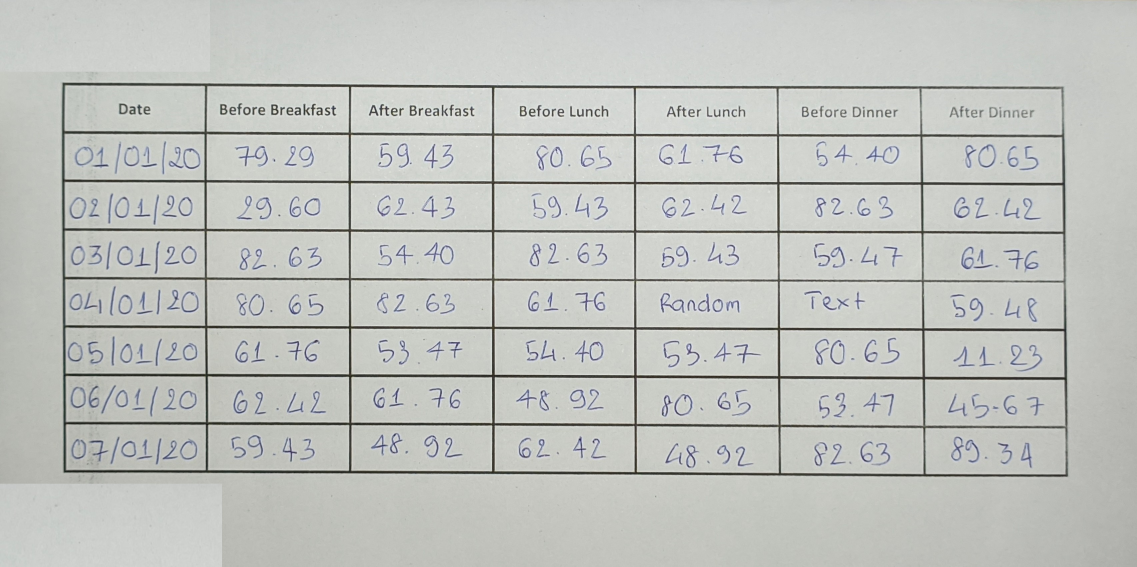
#> input picture input/example1.jpg, 3411 x 1700 px, found by its file name (shown at 1/3 size)
$ python extract_tabular.py
#> lines starting #> are read from the running program, lines starting #| are printed output that depends on the picture; after the words box and inside, x2 and y2 are one past the last pixel; in counts of white or black regions, pixels touching at a corner belong together
#Loading all required libraries
from cv2 import cv2
import numpy as np
import pandas as pd
import pytesseract
import statistics

# config and variables
source = 'input/example1.jpg' # <---------- change input here
pytesseract.pytesseract.tesseract_cmd = r'C:/Program Files/Tesseract-OCR/tesseract.exe'

# function to sort contours by its x-axis (top to bottom)
def sort_contours(cnts, method="left-to-right"):
	# initialize the reverse flag and sort index
	reverse = False
	i = 0

	# handle if we need to sort in reverse
	if method == "right-to-left" or method == "bottom-to-top":
		reverse = True

	# handle if we are sorting against the y-coordinate rather than the x-coordinate of the bounding box
	if method == "top-to-bottom" or method == "bottom-to-top":
		i = 1

	# construct the list of bounding boxes and sort them from top to bottom
	boundingBoxes = [cv2.boundingRect(c) for c in cnts]
	(cnts, boundingBoxes) = zip(*sorted(zip(cnts, boundingBoxes), key=lambda b:b[1][i], reverse=reverse))

	# return the list of sorted contours and bounding boxes
	return (cnts, boundingBoxes)

def main(input):
    # loading image form directory
#> called with input = 'input/example1.jpg'
    img_original = cv2.imread(input,cv2.IMREAD_GRAYSCALE)
    img_original.shape

    # for adding border to an image
    cv2.resize(img_original, None, fx=2, fy=2, interpolation=cv2.INTER_CUBIC)
    img_initial= cv2.copyMakeBorder(img_original,50,50,50,50,cv2.BORDER_CONSTANT,value=[255,255])
    cv2.imwrite('output/steps/init.png',img_initial)

    # Thresholding the image
    img_original = cv2.GaussianBlur(img_original,(5,5),0)
    (thresh, img_thresholded) = cv2.threshold(img_initial, 128, 255, cv2.THRESH_BINARY | cv2.THRESH_OTSU)
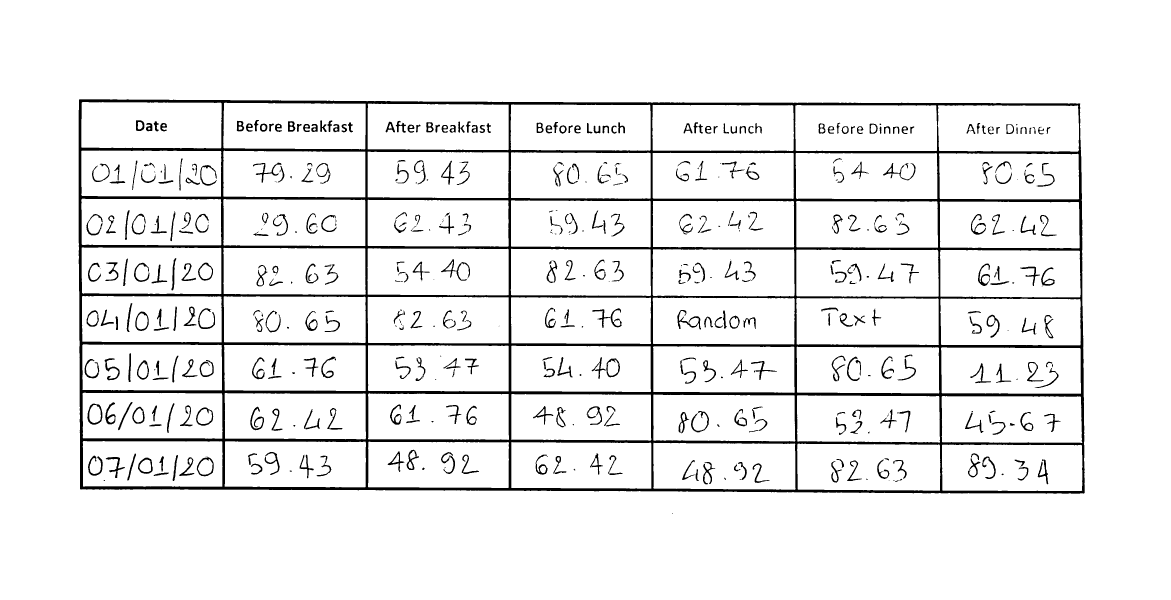
#> img_thresholded: shape (1800, 3511) (shown at 1/3 size); 93.6% white; 547 black regions (113 under 20 px), largest, box (x1, y1, x2, y2) and area: (236, 298, 3254, 1481) 268577, (1777, 925, 1865, 984) 1053, (1323, 777, 1410, 842) 972
#> thresh = 147
    cv2.resize(img_thresholded, None, fx=2, fy=2, interpolation=cv2.INTER_CUBIC)
    cv2.imwrite('output/steps/1.png',img_thresholded)

    # to flip image pixel values
    img_thresholded_inverted = 255-img_thresholded
    cv2.resize(img_thresholded_inverted, None, fx=2, fy=2, interpolation=cv2.INTER_CUBIC)
    cv2.imwrite('output/steps/2.png',img_thresholded_inverted)

    # initialize kernels for table boundaries detections
    if(img_thresholded_inverted.shape[0]<1000):
        ver = np.array([[1],
                [1],
                [1],
                [1],
                [1],
                [1],
                [1]])
        hor = np.array([[1,1,1,1,1,1]])

    else:
        ver = np.array([[1],
                [1],
                [1],
                [1],
                [1],
                [1],
                [1],
                [1],
                [1],
                [1],
                [1],
                [1],
                [1],
                [1],
                [1],
                [1],
                [1],
                [1],
                [1]])
        hor = np.array([[1,1,1,1,1,1,1,1,1,1,1,1,1,1,1]])

    # to detect vertical lines of table borders
    img_ver = cv2.erode(img_thresholded_inverted, ver, iterations=5)
    ver_lines_img = cv2.dilate(img_ver, ver, iterations=5)
    cv2.resize(ver_lines_img, None, fx=2, fy=2, interpolation=cv2.INTER_CUBIC)
    cv2.imwrite('output/steps/3.png',ver_lines_img)

    # to detect horizontal lines of table borders
    img_hor = cv2.erode(img_thresholded_inverted, hor, iterations=5)
    hor_lines_img = cv2.dilate(img_hor, hor, iterations=5)
    cv2.resize(hor_lines_img, None, fx=2, fy=2, interpolation=cv2.INTER_CUBIC)
    cv2.imwrite('output/steps/4.png',hor_lines_img)


    # [12 lines of commented-out code are left out]
    alpha = 0.5
    beta = 1.0 - alpha
    kernel = cv2.getStructuringElement(cv2.MORPH_RECT, (3, 3))
    # This function helps to add two image with specific weight parameter to get a third image as summation of two image.
    hor_ver = cv2.addWeighted(ver_lines_img, alpha, hor_lines_img, beta, 0.0)
    hor_ver = cv2.erode(~hor_ver, kernel, iterations=2)
    (thresh, hor_ver) = cv2.threshold(hor_ver, 128,255, cv2.THRESH_BINARY | cv2.THRESH_OTSU)
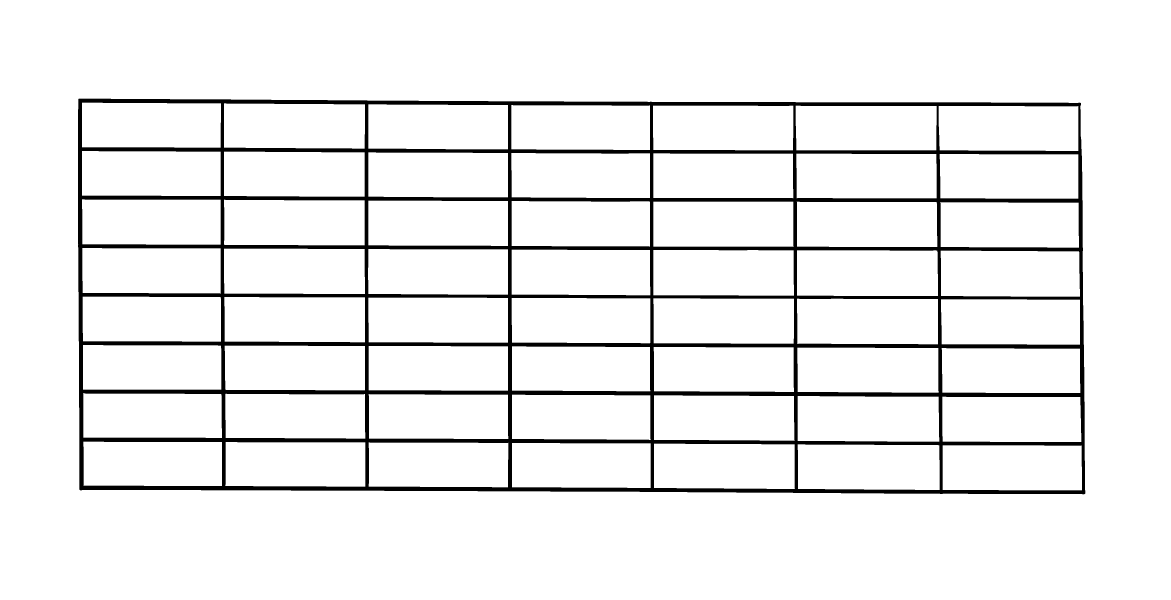
#> hor_ver: shape (1800, 3511) (shown at 1/3 size); 93.7% white; 1 black region, box (x1, y1, x2, y2) and area: (234, 296, 3256, 1483) 397851
#> thresh = 127
    cv2.imwrite('output/steps/6.png',hor_ver)

    # subtracting table borders from image
    borders_subtracted = cv2.subtract(img_thresholded_inverted,hor_ver)
    cv2.resize(borders_subtracted, None, fx=2, fy=2, interpolation=cv2.INTER_CUBIC)
    cv2.imwrite('output/steps/7.png',borders_subtracted)
    borders_subtracted = 255 - borders_subtracted
    cv2.resize(borders_subtracted, None, fx=2, fy=2, interpolation=cv2.INTER_CUBIC)
    cv2.imwrite('output/steps/8.png',borders_subtracted)


    #Doing xor operation for erasing table boundaries
    img_borders_removed_inverted = cv2.bitwise_xor(img_thresholded,borders_subtracted)
    cv2.resize(img_borders_removed_inverted, None, fx=2, fy=2, interpolation=cv2.INTER_CUBIC)
    cv2.imwrite('output/steps/9.png',img_borders_removed_inverted)
    img_borders_removed = cv2.bitwise_not(img_borders_removed_inverted)
    cv2.resize(img_borders_removed, None, fx=2, fy=2, interpolation=cv2.INTER_CUBIC)
    cv2.imwrite('output/steps/10.png',img_borders_removed)
    img_borders_removed_1=img_borders_removed.copy()
    cv2.resize(img_borders_removed_1, None, fx=2, fy=2, interpolation=cv2.INTER_CUBIC)

    #kernel initialization
    ver1 = np.array([[1,1],
                [1,1],
                [1,1],
                [1,1],
                [1,1],
                [1,1],
                [1,1],
                [1,1],
                [1,1]])
    hor1 = np.array([[1,1,1,1,1,1,1,1,1,1],
                [1,1,1,1,1,1,1,1,1,1]])

    #morphological operation
    temp1 = cv2.erode(img_borders_removed_1, ver1, iterations=1)
    ver_lines_img1 = cv2.dilate(temp1, ver1, iterations=1)
    cv2.resize(ver_lines_img1, None, fx=2, fy=2, interpolation=cv2.INTER_CUBIC)
    cv2.imwrite('output/steps/11.png',ver_lines_img1)

    temp2 = cv2.erode(img_borders_removed_1, hor1, iterations=1)
    hor_lines_img2 = cv2.dilate(temp2, hor1, iterations=1)
    cv2.resize(hor_lines_img2, None, fx=2, fy=2, interpolation=cv2.INTER_CUBIC)
    cv2.imwrite('output/steps/12.png',hor_lines_img2)

    # doing or operation for detecting only text part and removing rest all
    hor_ver = cv2.add(hor_lines_img2,ver_lines_img1)
    cv2.resize(hor_ver, None, fx=2, fy=2, interpolation=cv2.INTER_CUBIC)
    cv2.imwrite('output/steps/13.png',hor_ver)

    dim1 = (hor_ver.shape[1],hor_ver.shape[0])
    dim = (hor_ver.shape[1]*2,hor_ver.shape[0]*2)

    # resizing image to its double size to increase the text size
    resized = cv2.resize(hor_ver, dim, interpolation = cv2.INTER_AREA)

    #bitwise not operation for fliping the pixel values so as to apply morphological operation such as dilation and erode
    want = cv2.bitwise_not(resized)
    cv2.resize(want, None, fx=2, fy=2, interpolation=cv2.INTER_CUBIC)
    cv2.imwrite('output/steps/14.png',want)


    if(want.shape[0]<1000):
        kernel1 = np.array([[1,1,1]])
        kernel2 = np.array([[1],
                            [1],
                            [1]])
    else:
        kernel1 = np.array([[1,1,1,1,1,1]])
        kernel2 = np.array([[1],
                            [1],
                            [1],
                            [1],
                            [1],
                            [1]])

    img_borders_removed_1 = cv2.dilate(want,kernel1,iterations=27) # iterations need to be change depending on the picture
    img_borders_removed_1 = cv2.dilate(img_borders_removed_1,kernel2,iterations=0) # iterations need to be change depending on the picture
    cv2.resize(img_borders_removed_1, None, fx=2, fy=2, interpolation=cv2.INTER_CUBIC)

    # getting image back to its original size
    resized1 = cv2.resize(img_borders_removed_1, dim1, interpolation = cv2.INTER_AREA)
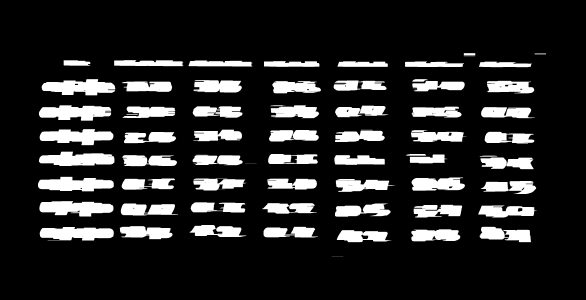
#> resized1: shape (1800, 3511) (shown at 1/6 size); min 0, max 255, mean 38.8
    cv2.imwrite('output/steps/15.png',resized1)

    # Find contours for image, which will detect all the boxes
    contours1, hierarchy1 = cv2.findContours(resized1, cv2.RETR_TREE, cv2.CHAIN_APPROX_SIMPLE)
#> contours1 = 125 contours, 23 with area under 20; largest, box (x1, y1, x2, y2) and area: (250, 475, 692, 572) 29452, (236, 1207, 682, 1299) 29327, (233, 632, 668, 724) 28734, (228, 1061, 683, 1148) 28565, (234, 910, 687, 996) 28416

    #sorting contours by calling fuction
    (cnts, boundingBoxes) = sort_contours(contours1, method="top-to-bottom")
#> in sort_contours, `boundingBoxes = [cv2.boundingRect(c) for c in cnts]`: boundingBoxes = 125 items, first 6: (1990, 1540, 70, 1), (2020, 1381, 330, 72), (2167, 1407, 43, 28), (2468, 1376, 294, 72), (2592, 1414, 35, 24), (591, 1369, 69, 1)
#> in sort_contours, `(cnts, boundingBoxes) = zip(*sorted(zip(cnts, boundingBoxes), key=lamb..`: cnts has the same summary as contours1 in main; boundingBoxes = 125 items, first 6: (3208, 319, 69, 1), (2783, 319, 69, 14), (3208, 322, 69, 4), (2783, 336, 69, 1), (684, 361, 417, 36), (382, 362, 161, 32)
#> cnts has the same summary as contours1

    #storing value of all bouding box height
    heightlist=[]
    for i in range(len(boundingBoxes)):
        heightlist.append(boundingBoxes[i][3])
#> this loop made 125 passes
#> after the loop, heightlist = 125 values, max 97 at index 13, min 1 at index 0, mean 35.19
    #sorting height values
    heightlist.sort()
    sportion = int(.5*len(heightlist))
#> sportion = 62
    eportion = int(0.05*len(heightlist))
#> eportion = 6
    #taking 50% to 95% values of heights and calculate their mean
    #this will neglect small bounding box which are basically noise
    try:
        medianheight = statistics.mean(heightlist[-sportion:-eportion])
#> medianheight = 61.27
    except:
        medianheight = statistics.mean(heightlist[-sportion:-2])
    #keeping bounding box which are having height more then 70% of the mean height and deleting all those value where ratio of width to height is less then 0.9
    box =[]
    img_temp = img_borders_removed.copy()
    for i in range(len(cnts)):
        cnt = cnts[i]
        x,y,w,h = cv2.boundingRect(cnt)
        if(h>=.5*medianheight and w/h > 0.9):
            image = cv2.rectangle(img_temp,(x+4,y-2),(x+w-5,y+h),(0,255,0),1)
            box.append([x,y,w,h])
#> this loop made 125 passes
#> (x, y, w, h) on passes 5 to 8: (684, 361, 417, 36), (382, 362, 161, 32), (1131, 363, 384, 36), (1584, 367, 333, 34)
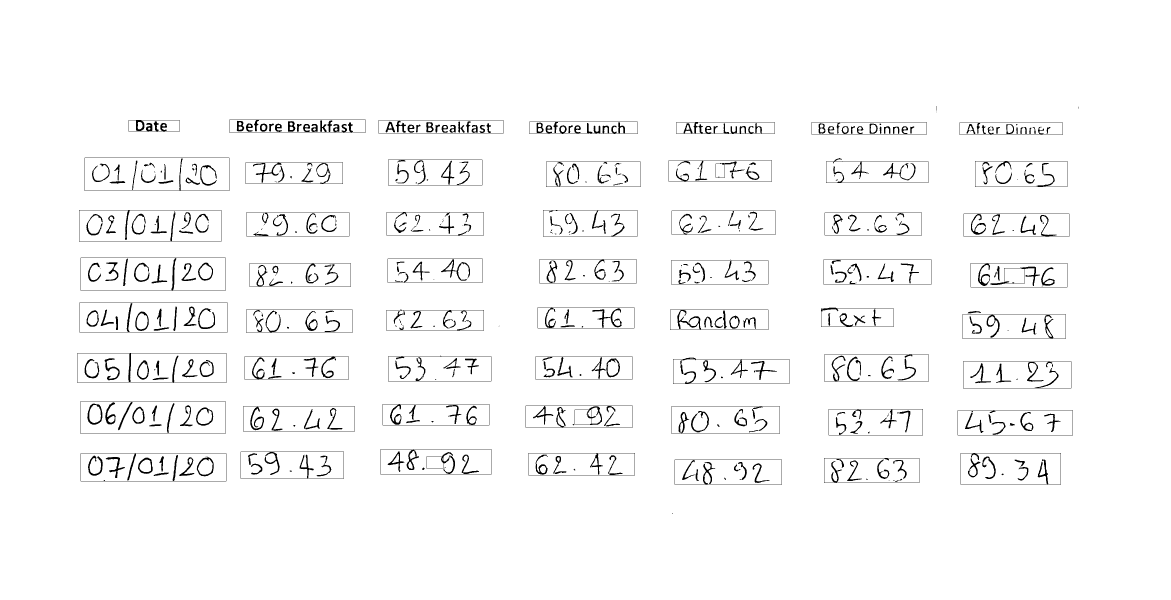
#> img_temp: shape (1800, 3511) (shown at 1/3 size); 97.2% white; 463 black regions (107 under 20 px), largest, box (x1, y1, x2, y2) and area: (1141, 1348, 1475, 1423) 2874, (1613, 922, 1903, 985) 2317, (2029, 366, 2324, 402) 2215
#> after the loop, box = 60 items, first 6: [684, 361, 417, 36], [382, 362, 161, 32], [1131, 363, 384, 36], [1584, 367, 333, 34], [2025, 368, 303, 33], [2430, 369, 355, 33]
        # to show image
    cv2.resize(image, None, fx=2, fy=2, interpolation=cv2.INTER_CUBIC)
    cv2.imwrite('output/steps/final.png',image)

    #rearranging all the bounding boxes horizontal wise where every box fall on same horizontal line
    main=[]
    j=0
    l=[]
    for i in range(len(box)):
        if(i==0):
            l.append(box[i])
            last=box[i]
        else:
            if(box[i][1]<=last[1]+medianheight/2):
                l.append(box[i])
                last=box[i]
                if(i==len(box)-1):
                    main.append(l)
            else:
                # print(l)
                main.append(l)
                l=[]
                last = box[i]
                l.append(box[i])
#> this loop made 60 passes
#> after the loop, main = 8 items
    #calculating maximum number of box in a particular row
    maxsize=0
    for i in range(len(main)):
        l=len(main[i])
        if(maxsize<=l):
            maxsize=l
#> this loop made 8 passes
#> l on passes 1, 2, 4, 7: 7, 8, 8, 8
#> after the loop, maxsize = 8
    ylist=[]
    for i in range(len(boundingBoxes)):
        ylist.append(boundingBoxes[i][0])
#> after the loop, ylist = 125 values, max 3208 at index 0, min 228 at index 79, mean 1799.3
    ymax = max(ylist)
#> ymax = 3208
    ymin = min(ylist)
#> ymin = 228
    ymaxwidth=0
    for i in range(len(boundingBoxes)):
        if(boundingBoxes[i][0]==ymax):
            ymaxwidth=boundingBoxes[i][2]
#> this loop made 125 passes
#> ymaxwidth on passes 1, 3: 69, 69
    TotWidth = ymax+ymaxwidth-ymin
#> TotWidth = 3049
    width = []
    widthsum=0
    for i in range(len(main)):
        for j in range(len(main[i])):
            widthsum = main[i][j][2]+widthsum

        # print(" Row ",i,"total width",widthsum)
        width.append(widthsum)
        widthsum=0
#> this loop made 8 passes
#> after the loop, width = [2272, 2279, 2287, 2351, 2228, 2404, 2484, 2425]
    #removing all the lines which are not the part of the table
    main1=[]
    flag=0
    for i in range(len(main)):
        if(i==0):
            if(width[i]>=(.8*TotWidth) and len(main[i])==1 or width[i]>=(.8*TotWidth) and width[i+1]>=(.8*TotWidth) or len(main[i])==1):
                flag = 1
        else:
            if(len(main[i])==1 and width[i-1]>=.8*TotWidth):
                flag=1

            elif(width[i]>=(.8*TotWidth) and len(main[i])==1):
                flag=1

            elif(len(main[i-1])==1 and len(main[i])==1 and (width[i]>=(.7*TotWidth) or width[i-1]>=(.8*TotWidth))):
                flag=1


        if(flag==1):
            pass
        else:
            main1.append(main[i])

        flag=0
#> after the loop, main1 = 8 items
    maxsize1=0
    for i in range(len(main1)):
        l=len(main1[i])
        if(maxsize1<=l):
            maxsize1=l
#> this loop made 8 passes
#> after the loop, maxsize1 = 8
    #calculating the values of the mid points of the columns
    midpoint=[]
    for i in range(len(main1)):
        if(len(main1[i])==maxsize1):
            # print(main1[i])
            for j in range(maxsize1):
                midpoint.append(int(main1[i][j][0]+main1[i][j][2]/2))
            break
#> this loop made 2 passes
#> after the loop, midpoint = [471, 1305, 2161, 3063, 2631, 1780, 883, 2161]
    midpoint=np.array(midpoint)
    midpoint.sort()
    final = [[]*maxsize1]*len(main1)
#> final = [[], [], [], [], [], [], [], []]

    #sorting the boxes left to right
    for i in range(len(main1)):
        for j in range(len(main1[i])):
            min_idx = j
            for k in range(j+1,len(main1[i])):
                if(main1[i][min_idx][0]>main1[i][k][0]):
                    min_idx = k

            main1[i][j], main1[i][min_idx] = main1[i][min_idx],main1[i][j]#sorting the boxes left to right
    for i in range(len(main1)):
        for j in range(len(main1[i])):
            min_idx = j
            for k in range(j+1,len(main1[i])):
                if(main1[i][min_idx][0]>main1[i][k][0]):
                    min_idx = k

            main1[i][j], main1[i][min_idx] = main1[i][min_idx],main1[i][j]

    #storing the boxes in their respective columns based upon their distances from mid points
    finallist = []
    for i in range(len(main1)):
        lis=[ [] for k in range(maxsize1)]
        for j in range(len(main1[i])):
            # diff=np.zeros[maxsize]
            diff = abs(midpoint-(main1[i][j][0]+main1[i][j][2]/4))
            minvalue = min(diff)
            ind = list(diff).index(minvalue)
            # print(minvalue)
            lis[ind].append(main1[i][j])
        # print('----------------------------------------------')
        finallist.append(lis)
#> after the loop, finallist = 8 items

    #extration of the text from the box using pytesseract and storing the values in their respective row and column
    todump=[]
    count=1
    for i in range(len(finallist)):
        for j in range(len(finallist[i])):
            to_out=''
            if(len(finallist[i][j])==0):
                print('-')
                todump.append(' ')

            else:
                for k in range(len(finallist[i][j])):
                    y,x,w,h = finallist[i][j][k][0],finallist[i][j][k][1],finallist[i][j][k][2],finallist[i][j][k][3]

                    roi = img_borders_removed[x:x+h, y+2:y+w] #change which image the to be cropped here
                    roi1= cv2.copyMakeBorder(roi,5,5,5,5,cv2.BORDER_CONSTANT,value=[255,255])
                    img = cv2.resize(roi1, None, fx=2, fy=2, interpolation=cv2.INTER_CUBIC)
                    kernel = np.ones((2, 1), np.uint8)
                    img = cv2.dilate(img, kernel, iterations=1)
                    img = cv2.erode(img, kernel, iterations=2)
                    img = cv2.dilate(img, kernel, iterations=1)
                    # output cropped img
                    # cv2.imwrite('output/cropped/'+str(count)+'.png',img)
                    count+=1
                    out = pytesseract.image_to_string(img)
                    if(len(out)==0):
                        out = pytesseract.image_to_string(img,config='--psm 10 --oem 1')

                    to_out = to_out +" "+out

                print(to_out)

                todump.append(to_out)
                # # Debug stuff
                # cv2.imshow('image',img)
                # cv2.waitKey(0)
                # cv2.destroyAllWindows()
        print("--------------------------------------------------")
#> this loop made 1 pass
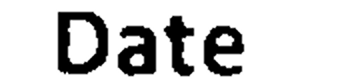
#> img: shape (84, 338); min 0, max 255, mean 208.6
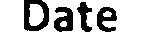
#> roi: shape (32, 159); 74.6% white; 4 black regions, box (x1, y1, x2, y2) and area: (24, 0, 49, 31) 437, (54, 7, 73, 32) 324, (97, 7, 117, 32) 298, (77, 2, 92, 32) 234
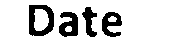
#> roi1: shape (42, 169); 81.8% white; 4 black regions, box (x1, y1, x2, y2) and area: (29, 5, 54, 36) 437, (59, 12, 78, 37) 324, (102, 12, 122, 37) 298, (82, 7, 97, 37) 234
#> after the loop, count = 2; todump = []

    #creating numpy array
    npdump = np.array(todump)

    #creating dataframe of the array
    dataframe = pd.DataFrame(npdump.reshape(len(main1),maxsize1))
    data = dataframe.style.set_properties(**{'text-align': 'left'})

    #storing value in excel and csv format
    data.to_excel("output/output.xlsx", index = False, header= False)

main(source)
#> (the call stopped at in main, `out = pytesseract.image_to_string(img)`: pytesseract is not available in this run)
